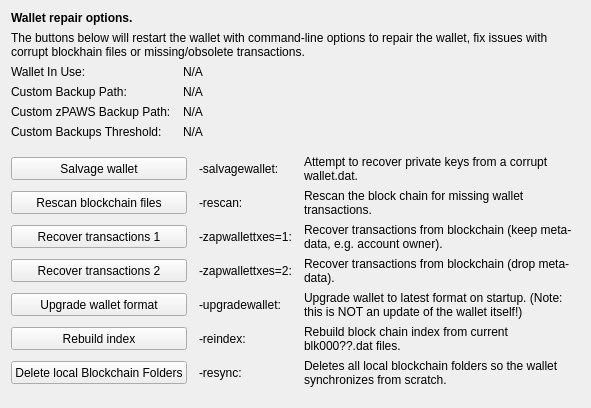
     <widget class="QWidget" name="tab_repair">
      <attribute name="title">
       <string>&amp;Wallet Repair</string>
      </attribute>
      <layout class="QGridLayout" name="gridLayout_4" columnstretch="0,0,0,0">
       <property name="horizontalSpacing">
        <number>12</number>
       </property>
       <item row="0" column="0" colspan="4">
        <widget class="QLabel" name="label_repair_header">
         <property name="font">
          <font>
           <weight>75</weight>
           <bold>true</bold>
          </font>
         </property>
         <property name="text">
          <string>Wallet repair options.</string>
         </property>
        </widget>
       </item>
       <item row="1" column="0" colspan="4">
        <widget class="QLabel" name="label_repair_helptext">
         <property name="font">
          <font>
           <weight>50</weight>
           <bold>false</bold>
          </font>
         </property>
         <property name="text">
          <string>The buttons below will restart the wallet with command-line options to repair the wallet, fix issues with corrupt blockhain files or missing/obsolete transactions.</string>
         </property>
         <property name="wordWrap">
          <bool>true</bool>
         </property>
        </widget>
       </item>
       <item row="2" column="0">
        <widget class="QLabel" name="wallet_path_label">
         <property name="text">
          <string>Wallet In Use:</string>
         </property>
        </widget>
       </item>
       <item row="2" column="1" colspan="3">
        <widget class="QLabel" name="wallet_path">
         <property name="cursor">
          <cursorShape>IBeamCursor</cursorShape>
         </property>
         <property name="text">
          <string>N/A</string>
         </property>
         <property name="textFormat">
          <enum>Qt::PlainText</enum>
         </property>
         <property name="textInteractionFlags">
          <set>Qt::LinksAccessibleByMouse|Qt::TextSelectableByKeyboard|Qt::TextSelectableByMouse</set>
         </property>
        </widget>
       </item>
       <item row="3" column="0">
        <widget class="QLabel" name="wallet_custombackuppath_label">
         <property name="visible">
          <bool>false</bool>
         </property>
         <property name="text">
          <string>Custom Backup Path:</string>
         </property>
        </widget>
       </item>
       <item row="3" column="1" colspan="3">
        <widget class="QLabel" name="wallet_custombackuppath">
         <property name="cursor">
          <cursorShape>IBeamCursor</cursorShape>
         </property>
         <property name="visible">
          <bool>false</bool>
         </property>
         <property name="text">
          <string>N/A</string>
         </property>
         <property name="textFormat">
          <enum>Qt::PlainText</enum>
         </property>
         <property name="textInteractionFlags">
          <set>Qt::LinksAccessibleByMouse|Qt::TextSelectableByKeyboard|Qt::TextSelectableByMouse</set>
         </property>
        </widget>
       </item>
       <item row="4" column="0">
        <widget class="QLabel" name="wallet_customzpawsbackuppath_label">
         <property name="visible">
          <bool>false</bool>
         </property>
         <property name="text">
          <string>Custom zPAWS Backup Path:</string>
         </property>
        </widget>
       </item>
       <item row="4" column="1" colspan="3">
        <widget class="QLabel" name="wallet_customzpawsbackuppath">
         <property name="cursor">
          <cursorShape>IBeamCursor</cursorShape>
         </property>
         <property name="visible">
          <bool>false</bool>
         </property>
         <property name="text">
          <string>N/A</string>
         </property>
         <property name="textFormat">
          <enum>Qt::PlainText</enum>
         </property>
         <property name="textInteractionFlags">
          <set>Qt::LinksAccessibleByMouse|Qt::TextSelectableByKeyboard|Qt::TextSelectableByMouse</set>
         </property>
        </widget>
       </item>
       <item row="5" column="0">
        <widget class="QLabel" name="wallet_custombackupthreshold_label">
         <property name="visible">
          <bool>false</bool>
         </property>
         <property name="text">
          <string>Custom Backups Threshold:</string>
         </property>
        </widget>
       </item>
       <item row="5" column="1" colspan="3">
        <widget class="QLabel" name="wallet_custombackupthreshold">
         <property name="cursor">
          <cursorShape>IBeamCursor</cursorShape>
         </property>
         <property name="visible">
          <bool>false</bool>
         </property>
         <property name="text">
          <string>N/A</string>
         </property>
         <property name="textFormat">
          <enum>Qt::PlainText</enum>
         </property>
         <property name="textInteractionFlags">
          <set>Qt::LinksAccessibleByMouse|Qt::TextSelectableByKeyboard|Qt::TextSelectableByMouse</set>
         </property>
        </widget>
       </item>
       <item row="6" column="0">
        <spacer name="verticalSpacer_repair1">
         <property name="orientation">
          <enum>Qt::Vertical</enum>
         </property>
         <property name="sizeHint" stdset="0">
          <size>
           <width>10</width>
           <height>10</height>
          </size>
         </property>
        </spacer>
       </item>
       <item row="7" column="0" colspan="2">
        <widget class="QPushButton" name="btn_salvagewallet">
         <property name="minimumSize">
          <size>
           <width>100</width>
           <height>23</height>
          </size>
         </property>
         <property name="text">
          <string>Salvage wallet</string>
         </property>
        </widget>
       </item>
       <item row="7" column="2">
        <widget class="QLabel" name="label_repair_salvage_command">
         <property name="text">
          <string notr="true">-salvagewallet:</string>
         </property>
        </widget>
       </item>
       <item row="7" column="3">
        <widget class="QLabel" name="label_repair_salvage">
         <property name="text">
          <string>Attempt to recover private keys from a corrupt wallet.dat.</string>
         </property>
         <property name="wordWrap">
          <bool>true</bool>
         </property>
        </widget>
       </item>
       <item row="8" column="0" colspan="2">
        <widget class="QPushButton" name="btn_rescan">
         <property name="minimumSize">
          <size>
           <width>100</width>
           <height>23</height>
          </size>
         </property>
         <property name="text">
          <string>Rescan blockchain files</string>
         </property>
        </widget>
       </item>
       <item row="8" column="2">
        <widget class="QLabel" name="label_repair_rescan_command">
         <property name="text">
          <string notr="true">-rescan:</string>
         </property>
        </widget>
       </item>
       <item row="8" column="3">
        <widget class="QLabel" name="label_repair_rescan">
         <property name="text">
          <string>Rescan the block chain for missing wallet transactions.</string>
         </property>
         <property name="wordWrap">
          <bool>true</bool>
         </property>
        </widget>
       </item>
       <item row="9" column="0" colspan="2">
        <widget class="QPushButton" name="btn_zapwallettxes1">
         <property name="minimumSize">
          <size>
           <width>100</width>
           <height>23</height>
          </size>
         </property>
         <property name="text">
          <string>Recover transactions 1</string>
         </property>
        </widget>
       </item>
       <item row="9" column="2">
        <widget class="QLabel" name="label_repair_zap1_command">
         <property name="text">
          <string notr="true">-zapwallettxes=1:</string>
         </property>
        </widget>
       </item>
       <item row="9" column="3">
        <widget class="QLabel" name="label_repair_zap1">
         <property name="text">
          <string>Recover transactions from blockchain (keep meta-data, e.g. account owner).</string>
         </property>
         <property name="wordWrap">
          <bool>true</bool>
         </property>
        </widget>
       </item>
       <item row="10" column="0" colspan="2">
        <widget class="QPushButton" name="btn_zapwallettxes2">
         <property name="minimumSize">
          <size>
           <width>100</width>
           <height>23</height>
          </size>
         </property>
         <property name="text">
          <string>Recover transactions 2</string>
         </property>
        </widget>
       </item>
       <item row="10" column="2">
        <widget class="QLabel" name="label_repair_zap2_command">
         <property name="text">
          <string notr="true">-zapwallettxes=2:</string>
         </property>
        </widget>
       </item>
       <item row="10" column="3">
        <widget class="QLabel" name="label_repair_zap2">
         <property name="text">
          <string>Recover transactions from blockchain (drop meta-data).</string>
         </property>
         <property name="wordWrap">
          <bool>true</bool>
         </property>
        </widget>
       </item>
       <item row="11" column="0" colspan="2">
        <widget class="QPushButton" name="btn_upgradewallet">
         <property name="minimumSize">
          <size>
           <width>100</width>
           <height>23</height>
          </size>
         </property>
         <property name="text">
          <string>Upgrade wallet format</string>
         </property>
        </widget>
       </item>
       <item row="11" column="2">
        <widget class="QLabel" name="label_repair_upgrade_command">
         <property name="text">
          <string notr="true">-upgradewallet:</string>
         </property>
        </widget>
       </item>
       <item row="11" column="3">
        <widget class="QLabel" name="label_repair_upgrade">
         <property name="text">
          <string>Upgrade wallet to latest format on startup. (Note: this is NOT an update of the wallet itself!)</string>
         </property>
         <property name="wordWrap">
          <bool>true</bool>
         </property>
        </widget>
       </item>
       <item row="12" column="0" colspan="2">
        <widget class="QPushButton" name="btn_reindex">
         <property name="minimumSize">
          <size>
           <width>100</width>
           <height>23</height>
          </size>
         </property>
         <property name="text">
          <string>Rebuild index</string>
         </property>
        </widget>
       </item>
       <item row="12" column="2">
        <widget class="QLabel" name="label_repair_reindex_command">
         <property name="text">
          <string notr="true">-reindex:</string>
         </property>
        </widget>
       </item>
       <item row="12" column="3">
        <widget class="QLabel" name="label_repair_reindex">
         <property name="text">
          <string>Rebuild block chain index from current blk000??.dat files.</string>
         </property>
         <property name="wordWrap">
          <bool>true</bool>
         </property>
        </widget>
       </item>
       <item row="13" column="0" colspan="2">
        <widget class="QPushButton" name="btn_resync">
         <property name="minimumSize">
          <size>
           <width>100</width>
           <height>23</height>
          </size>
         </property>
         <property name="text">
          <string>Delete local Blockchain Folders</string>
         </property>
        </widget>
       </item>
       <item row="13" column="2">
        <widget class="QLabel" name="label_repair_resync_command">
         <property name="text">
          <string>-resync:</string>
         </property>
        </widget>
       </item>
       <item row="13" column="3">
        <widget class="QLabel" name="label_repair_resync">
         <property name="text">
          <string>Deletes all local blockchain folders so the wallet synchronizes from scratch.</string>
         </property>
         <property name="wordWrap">
          <bool>true</bool>
         </property>
        </widget>
       </item>
       <item row="14" column="0">
        <spacer name="verticalSpacer_repair2">
         <property name="orientation">
          <enum>Qt::Vertical</enum>
         </property>
         <property name="sizeHint" stdset="0">
          <size>
           <width>20</width>
           <height>10</height>
          </size>
         </property>
        </spacer>
       </item>
      </layout>
     </widget>
